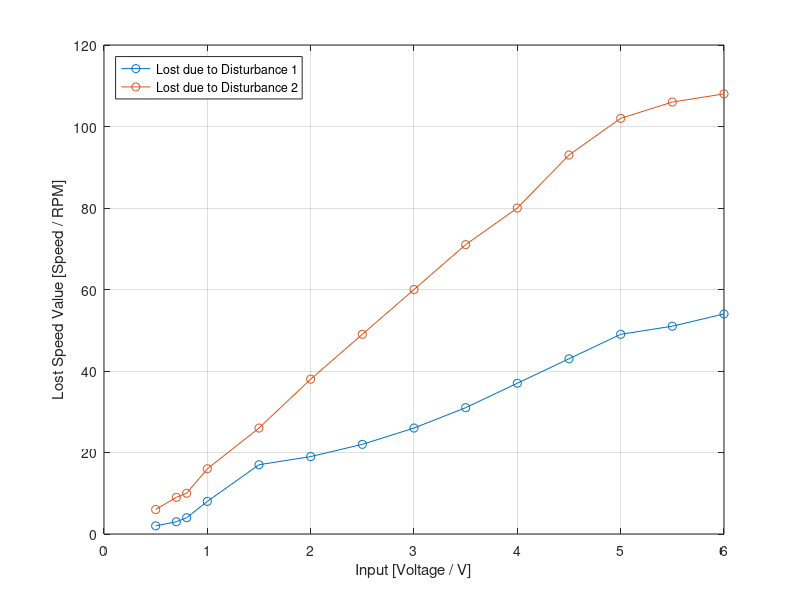

The MATLAB script that drew this image:
% exp-01 plotter;
% author: Nedal Abdullah;

clear; clc;

% Reading from Experiment;
% Tables %
input_voltage = [0.5, 0.7, 0.8, 1.0, 1.5, 2.0, 2.5, 3.0, 3.5, 4.0, 4.5, 5.0, 5.5, 6.0];
output_load_0_speed = [16, 28, 34, 48, 79, 113, 145, 176, 208, 240, 273, 304, 308, 308];
output_load_1_speed = [14, 25, 30, 40, 62, 94, 123, 150, 177, 203, 230, 255, 257, 254];
output_load_2_speed = [10, 19, 24, 32, 53, 75, 96, 116, 137, 160, 180, 202, 202, 200];
%%%%%%%%%%
saturation_value = 5.2;
dead_zone_value_1 = 0.29;
dead_zone_value_2 = 0.31;
%%%%%%%%%%%%%%%%%%%%%%%%%%

% Reading Average;
average_load_speed = (output_load_0_speed + output_load_1_speed + output_load_2_speed) ./ 3;
average_dead_zone_value = (dead_zone_value_1 + dead_zone_value_2) / 2;
%%%%%%%%%%%%%%%%%

% Saturation / Dead-zone Area coords;
saturation_area_x = [saturation_value, 6];
saturation_area_y = [350, 350];

dead_zone_area_x = [0, average_dead_zone_value];
dead_zone_area_y = [350, 350];
%%%%%%%%%%%%%%%%%%%%%%%%%%%%%%%%%%%%

% Disturbance values Table %
response_to_disturbance_1 = (output_load_0_speed - output_load_1_speed);
response_to_disturbance_2 = (output_load_0_speed - output_load_2_speed);
%%%%%%%%%%%%%%%%%%%%%%%%%%%%



% plot all the readings;
% plot(input_voltage, output_load_0_speed, "-o", input_voltage, output_load_1_speed, "-o", input_voltage, output_load_2_speed, "-o", input_voltage, average_load_speed, "-o");
% legend("Disturbance = 0", "Disturbance = 1", "Disturbance = 2", "Average");
% legend("Location", "north");
% xlabel("Input [Voltage / V]");
% ylabel("Output [Speed / RPM]");

% plot the average reading;
% plot(input_voltage, average_load_speed, "-o");
% legend("Average Speed");

% plot the response to disturbance;
plot(input_voltage, response_to_disturbance_1, "-o", input_voltage, response_to_disturbance_2, "-o");
legend("Lost due to Disturbance 1" , "Lost due to Disturbance 2");
legend("Location", "northwest");
xlabel("Input [Voltage / V]");
ylabel("Lost Speed Value [Speed / RPM]");


% draw the saturation and dead zone areas;
% hold on;
% area(saturation_area_x, saturation_area_y, "FaceAlpha", 0.1, "FaceColor", "g", "DisplayName", "Saturation Area");
% area(dead_zone_area_x, dead_zone_area_y, "FaceAlpha", 0.1, "FaceColor", "r", "DisplayName", "Dead-Zone Area");
% hold off;
% 
% 
% 
% 

grid on;
